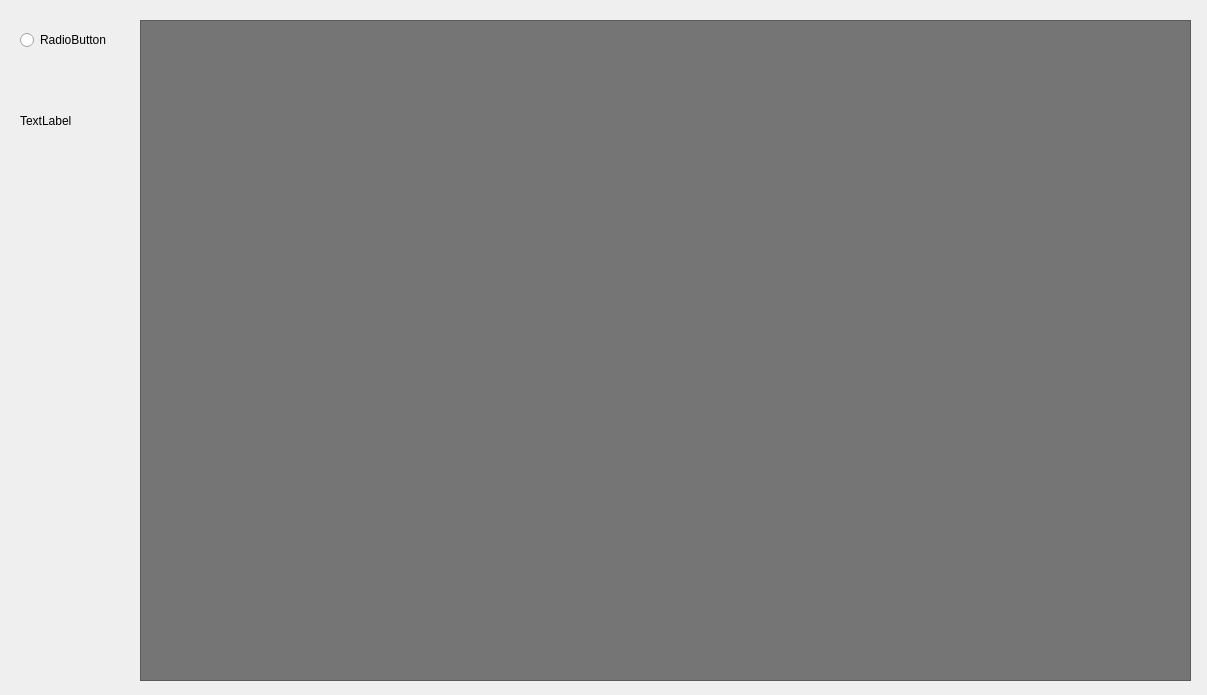
<?xml version="1.0" encoding="UTF-8"?>
<ui version="4.0">
 <class>MainWindow</class>
 <widget class="QMainWindow" name="MainWindow">
  <property name="geometry">
   <rect>
    <x>0</x>
    <y>0</y>
    <width>1207</width>
    <height>695</height>
   </rect>
  </property>
  <property name="minimumSize">
   <size>
    <width>1207</width>
    <height>695</height>
   </size>
  </property>
  <property name="maximumSize">
   <size>
    <width>1207</width>
    <height>695</height>
   </size>
  </property>
  <property name="windowTitle">
   <string>Pendeteksi Warna Merah</string>
  </property>
  <widget class="QWidget" name="centralwidget">
   <widget class="QFrame" name="frame">
    <property name="geometry">
     <rect>
      <x>140</x>
      <y>20</y>
      <width>1051</width>
      <height>661</height>
     </rect>
    </property>
    <property name="styleSheet">
     <string notr="true">background-color: rgb(117, 117, 117);</string>
    </property>
    <property name="frameShape">
     <enum>QFrame::StyledPanel</enum>
    </property>
    <property name="frameShadow">
     <enum>QFrame::Raised</enum>
    </property>
    <widget class="QLabel" name="label">
     <property name="geometry">
      <rect>
       <x>10</x>
       <y>10</y>
       <width>1031</width>
       <height>641</height>
      </rect>
     </property>
     <property name="text">
      <string>&lt;html&gt;&lt;head/&gt;&lt;body&gt;&lt;p&gt;&lt;br/&gt;&lt;/p&gt;&lt;/body&gt;&lt;/html&gt;</string>
     </property>
    </widget>
   </widget>
   <widget class="QLabel" name="label_2">
    <property name="geometry">
     <rect>
      <x>20</x>
      <y>110</y>
      <width>101</width>
      <height>21</height>
     </rect>
    </property>
    <property name="text">
     <string>TextLabel</string>
    </property>
   </widget>
   <widget class="QRadioButton" name="radioButton">
    <property name="geometry">
     <rect>
      <x>20</x>
      <y>30</y>
      <width>95</width>
      <height>20</height>
     </rect>
    </property>
    <property name="text">
     <string>RadioButton</string>
    </property>
   </widget>
  </widget>
 </widget>
 <resources/>
 <connections/>
</ui>
